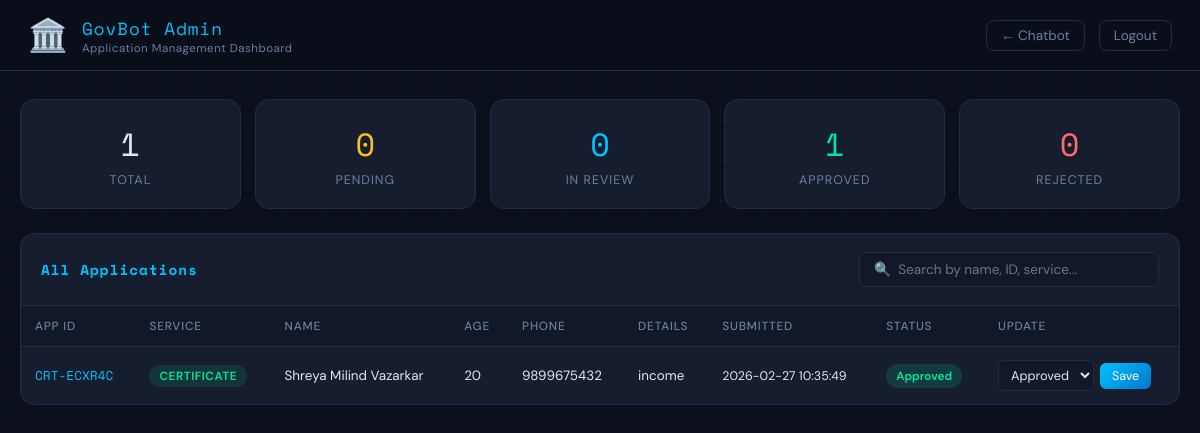
Screenshot of /admin/dashboard (signed in) with the database file from the repository.
### tables this page shows
CREATE TABLE applications (
            id          INTEGER PRIMARY KEY AUTOINCREMENT,   -- Auto-numbering ID
            app_id      TEXT UNIQUE NOT NULL,                -- e.g., LIC-AB12CD
            service     TEXT NOT NULL,                       -- license / certificate / complaint
            name        TEXT NOT NULL,
            age         TEXT,
            phone       TEXT,
            email       TEXT,
            address     TEXT,
            details     TEXT,                                -- Extra info depending on service
            status      TEXT DEFAULT 'Pending',              -- Pending / In Review / Approved / Rejected
            created_at  TEXT NOT NULL,
            updated_at  TEXT NOT NULL
        );

### app.py (the view)
@app.route("/admin/dashboard")
def admin_dashboard():
    if not session.get("admin_logged_in"):
        return redirect(url_for("admin_login"))
    applications = db.get_all_applications()
    return render_template("admin_dashboard.html", applications=applications)

### db.py (called while the page is built)
def get_connection():
    conn = sqlite3.connect(DATABASE_NAME)
    conn.row_factory = sqlite3.Row  # This lets us access columns by name (like a dictionary)
    return conn

def get_all_applications():
    conn = get_connection()
    cursor = conn.cursor()
    cursor.execute("SELECT * FROM applications ORDER BY created_at DESC")
    rows = cursor.fetchall()
    conn.close()
    return [dict(row) for row in rows]

### templates/admin_dashboard.html (shortened to what this page needs)
<!DOCTYPE html>
<html lang="en">
<head>
  <link rel="stylesheet" href="/static/css/style.css"/>
</head>
<body>
  <header class="header">
    <div class="header-inner">
      <div class="logo">
        <span class="logo-icon">🏛️</span>
        <div>
          <div class="logo-title">GovBot Admin</div>
          <div class="logo-sub">Application Management Dashboard</div>
        </div>
      </div>
      <nav class="header-nav">
        <a href="/" class="nav-link">← Chatbot</a>
        <a href="/admin/logout" class="btn-reset">Logout</a>
      </nav>
    </div>
  </header>
  <div class="dashboard">
    <div class="stats-row">
      {% set total    = applications | length %}
      {% set pending  = applications | selectattr('status', 'equalto', 'Pending')   | list | length %}
      {% set review   = applications | selectattr('status', 'equalto', 'In Review') | list | length %}
      {% set approved = applications | selectattr('status', 'equalto', 'Approved')  | list | length %}
      {% set rejected = applications | selectattr('status', 'equalto', 'Rejected')  | list | length %}
      <div class="stat-card"><div class="stat-num">{{ total }}</div><div class="stat-label">Total</div></div>
      <div class="stat-card pending"><div class="stat-num">{{ pending }}</div><div class="stat-label">Pending</div></div>
      <div class="stat-card review"><div class="stat-num">{{ review }}</div><div class="stat-label">In Review</div></div>
      <div class="stat-card approved"><div class="stat-num">{{ approved }}</div><div class="stat-label">Approved</div></div>
      <div class="stat-card rejected"><div class="stat-num">{{ rejected }}</div><div class="stat-label">Rejected</div></div>
    </div>
    <div class="table-card">
      <div class="table-header">
        <h2>All Applications</h2>
        <input type="text" id="searchBox" class="search-input" placeholder="🔍  Search by name, ID, service..." oninput="filterTable()"/>
      </div>
      {% if applications %}
      <div class="table-wrap">
        <table class="app-table" id="appTable">
          <thead>
            <tr>
              <th>App ID</th>
              <th>Service</th>
              <th>Name</th>
              <th>Age</th>
              <th>Phone</th>
              <th>Details</th>
              <th>Submitted</th>
              <th>Status</th>
              <th>Update</th>
            </tr>
          </thead>
          <tbody>
            {% for app in applications %}
            <tr>
              <td><code class="app-id">{{ app.app_id }}</code></td>
              <td><span class="badge badge-{{ app.service }}">{{ app.service | capitalize }}</span></td>
              <td>{{ app.name }}</td>
              <td>{{ app.age }}</td>
              <td>{{ app.phone }}</td>
              <td class="details-cell" title="{{ app.details }}">{{ app.details[:30] }}{% if app.details|length > 30 %}…{% endif %}</td>
              <td class="date-cell">{{ app.created_at }}</td>
              <td>
                <span class="status-badge status-{{ app.status | replace(' ', '-') | lower }}">
                  {{ app.status }}
                </span>
              </td>
              <td>
                <form method="POST" action="/admin/update" class="update-form">
                  <select name="status" class="status-select">
                    <option value="Approved"  {% if app.status == 'Approved'  %}selected{% endif %}>Approved</option>
                  </select>
                  <button type="submit" class="update-btn">Save</button>
                </form>
              </td>
            </tr>
            {% endfor %}
          </tbody>
        </table>
      </div>
      {% else %}
        <div class="empty-state">
          <div style="font-size:3rem">📭</div>
          <p>No applications yet. They will appear here once users submit through the chatbot.</p>
        </div>
      {% endif %}
    </div>
  </div>
</body>
</html>

### rows the page displays
applications: app_id "CRT-ECXR4C", service "CERTIFICATE", name "Shreya Milind Vazarkar", age "20", phone "9899675432", details "income", created_at "2026-02-27 10:35:49", status "Approved"

### other values shown
{{ total }} "1"
{{ pending }} "0"
{{ review }} "0"
{{ approved }} "1"
{{ rejected }} "0"
